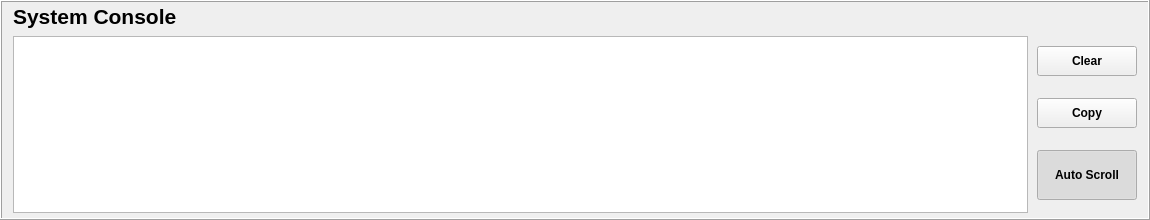
     <widget class="QFrame" name="conFrame">
      <property name="minimumSize">
       <size>
        <width>1150</width>
        <height>220</height>
       </size>
      </property>
      <property name="maximumSize">
       <size>
        <width>1150</width>
        <height>220</height>
       </size>
      </property>
      <property name="frameShape">
       <enum>QFrame::Shape::Box</enum>
      </property>
      <property name="frameShadow">
       <enum>QFrame::Shadow::Raised</enum>
      </property>
      <layout class="QGridLayout" name="conFrameLayout">
       <property name="topMargin">
        <number>0</number>
       </property>
       <property name="bottomMargin">
        <number>5</number>
       </property>
       <property name="horizontalSpacing">
        <number>9</number>
       </property>
       <item row="1" column="0">
        <widget class="QTextEdit" name="procConsole">
         <property name="minimumSize">
          <size>
           <width>1000</width>
           <height>0</height>
          </size>
         </property>
        </widget>
       </item>
       <item row="0" column="0" colspan="2">
        <widget class="QLabel" name="procConLabel">
         <property name="minimumSize">
          <size>
           <width>1110</width>
           <height>28</height>
          </size>
         </property>
         <property name="maximumSize">
          <size>
           <width>16777215</width>
           <height>28</height>
          </size>
         </property>
         <property name="font">
          <font>
           <pointsize>16</pointsize>
           <bold>true</bold>
          </font>
         </property>
         <property name="text">
          <string>System Console</string>
         </property>
        </widget>
       </item>
       <item row="1" column="1">
        <layout class="QVBoxLayout" name="conCtrlLayout">
         <property name="spacing">
          <number>12</number>
         </property>
         <item>
          <widget class="QPushButton" name="procConClear">
           <property name="minimumSize">
            <size>
             <width>100</width>
             <height>30</height>
            </size>
           </property>
           <property name="maximumSize">
            <size>
             <width>100</width>
             <height>30</height>
            </size>
           </property>
           <property name="font">
            <font>
             <bold>true</bold>
            </font>
           </property>
           <property name="text">
            <string>Clear</string>
           </property>
          </widget>
         </item>
         <item>
          <widget class="QPushButton" name="procConCopy">
           <property name="minimumSize">
            <size>
             <width>100</width>
             <height>30</height>
            </size>
           </property>
           <property name="maximumSize">
            <size>
             <width>100</width>
             <height>30</height>
            </size>
           </property>
           <property name="font">
            <font>
             <bold>true</bold>
            </font>
           </property>
           <property name="text">
            <string>Copy</string>
           </property>
          </widget>
         </item>
         <item>
          <widget class="QPushButton" name="procConScroll">
           <property name="minimumSize">
            <size>
             <width>100</width>
             <height>50</height>
            </size>
           </property>
           <property name="maximumSize">
            <size>
             <width>100</width>
             <height>50</height>
            </size>
           </property>
           <property name="font">
            <font>
             <bold>true</bold>
            </font>
           </property>
           <property name="text">
            <string>Auto Scroll</string>
           </property>
           <property name="checkable">
            <bool>true</bool>
           </property>
           <property name="checked">
            <bool>true</bool>
           </property>
          </widget>
         </item>
        </layout>
       </item>
      </layout>
     </widget>
